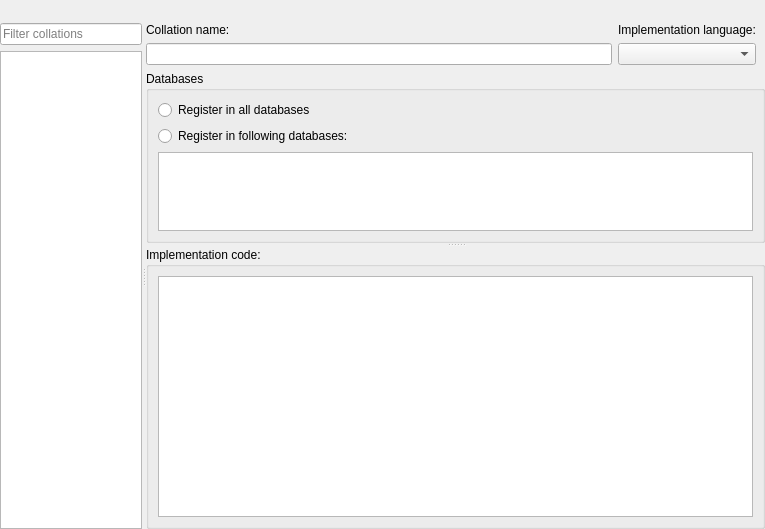
<?xml version="1.0" encoding="UTF-8"?>
<ui version="4.0">
 <class>CollationsEditor</class>
 <widget class="QWidget" name="CollationsEditor">
  <property name="geometry">
   <rect>
    <x>0</x>
    <y>0</y>
    <width>765</width>
    <height>529</height>
   </rect>
  </property>
  <property name="windowTitle">
   <string notr="true">Form</string>
  </property>
  <layout class="QVBoxLayout" name="verticalLayout">
   <property name="leftMargin">
    <number>0</number>
   </property>
   <property name="topMargin">
    <number>0</number>
   </property>
   <property name="rightMargin">
    <number>0</number>
   </property>
   <property name="bottomMargin">
    <number>0</number>
   </property>
   <item>
    <widget class="QToolBar" name="toolbar"/>
   </item>
   <item>
    <widget class="QWidget" name="mainWidgt" native="true">
     <layout class="QHBoxLayout" name="horizontalLayout">
      <property name="leftMargin">
       <number>0</number>
      </property>
      <property name="topMargin">
       <number>0</number>
      </property>
      <property name="rightMargin">
       <number>0</number>
      </property>
      <property name="bottomMargin">
       <number>0</number>
      </property>
      <item>
       <widget class="QSplitter" name="splitter">
        <property name="orientation">
         <enum>Qt::Horizontal</enum>
        </property>
        <widget class="QWidget" name="leftWidget" native="true">
         <property name="sizePolicy">
          <sizepolicy hsizetype="Preferred" vsizetype="Preferred">
           <horstretch>1</horstretch>
           <verstretch>0</verstretch>
          </sizepolicy>
         </property>
         <layout class="QVBoxLayout" name="verticalLayout_2">
          <property name="leftMargin">
           <number>0</number>
          </property>
          <property name="topMargin">
           <number>0</number>
          </property>
          <property name="rightMargin">
           <number>0</number>
          </property>
          <property name="bottomMargin">
           <number>0</number>
          </property>
          <item>
           <widget class="QLineEdit" name="lineEdit">
            <property name="placeholderText">
             <string>Filter collations</string>
            </property>
           </widget>
          </item>
          <item>
           <widget class="QListView" name="collationList"/>
          </item>
         </layout>
        </widget>
        <widget class="QWidget" name="rightWidget" native="true">
         <property name="sizePolicy">
          <sizepolicy hsizetype="Preferred" vsizetype="Preferred">
           <horstretch>4</horstretch>
           <verstretch>0</verstretch>
          </sizepolicy>
         </property>
         <layout class="QGridLayout" name="gridLayout">
          <property name="leftMargin">
           <number>0</number>
          </property>
          <property name="topMargin">
           <number>0</number>
          </property>
          <property name="rightMargin">
           <number>0</number>
          </property>
          <property name="bottomMargin">
           <number>0</number>
          </property>
          <item row="3" column="0" colspan="2">
           <widget class="QWidget" name="rightBottomWidget" native="true">
            <layout class="QVBoxLayout" name="verticalLayout_5">
             <property name="leftMargin">
              <number>0</number>
             </property>
             <property name="topMargin">
              <number>0</number>
             </property>
             <property name="rightMargin">
              <number>0</number>
             </property>
             <property name="bottomMargin">
              <number>0</number>
             </property>
             <item>
              <widget class="QSplitter" name="splitter_2">
               <property name="orientation">
                <enum>Qt::Vertical</enum>
               </property>
               <widget class="QGroupBox" name="databasesGroup">
                <property name="sizePolicy">
                 <sizepolicy hsizetype="Preferred" vsizetype="Preferred">
                  <horstretch>0</horstretch>
                  <verstretch>1</verstretch>
                 </sizepolicy>
                </property>
                <property name="title">
                 <string>Databases</string>
                </property>
                <layout class="QVBoxLayout" name="verticalLayout_3">
                 <item>
                  <widget class="QRadioButton" name="allDatabasesRadio">
                   <property name="text">
                    <string>Register in all databases</string>
                   </property>
                  </widget>
                 </item>
                 <item>
                  <widget class="QRadioButton" name="selectedDatabasesRadio">
                   <property name="text">
                    <string>Register in following databases:</string>
                   </property>
                  </widget>
                 </item>
                 <item>
                  <widget class="QTreeView" name="databaseList">
                   <attribute name="headerVisible">
                    <bool>false</bool>
                   </attribute>
                  </widget>
                 </item>
                </layout>
               </widget>
               <widget class="QGroupBox" name="codeGroup">
                <property name="sizePolicy">
                 <sizepolicy hsizetype="Preferred" vsizetype="Preferred">
                  <horstretch>0</horstretch>
                  <verstretch>2</verstretch>
                 </sizepolicy>
                </property>
                <property name="title">
                 <string>Implementation code:</string>
                </property>
                <layout class="QVBoxLayout" name="verticalLayout_4">
                 <item>
                  <widget class="QPlainTextEdit" name="codeEdit"/>
                 </item>
                </layout>
               </widget>
              </widget>
             </item>
            </layout>
           </widget>
          </item>
          <item row="0" column="0" colspan="2">
           <widget class="QWidget" name="widget" native="true">
            <layout class="QGridLayout" name="gridLayout_2">
             <property name="leftMargin">
              <number>0</number>
             </property>
             <property name="topMargin">
              <number>0</number>
             </property>
             <property name="bottomMargin">
              <number>0</number>
             </property>
             <item row="0" column="0">
              <widget class="QLabel" name="nameLabel">
               <property name="text">
                <string>Collation name:</string>
               </property>
              </widget>
             </item>
             <item row="1" column="0">
              <widget class="QLineEdit" name="nameEdit"/>
             </item>
             <item row="0" column="1">
              <widget class="QLabel" name="langLabel">
               <property name="text">
                <string>Implementation language:</string>
               </property>
              </widget>
             </item>
             <item row="1" column="1">
              <widget class="QComboBox" name="langCombo"/>
             </item>
            </layout>
           </widget>
          </item>
         </layout>
        </widget>
       </widget>
      </item>
     </layout>
    </widget>
   </item>
  </layout>
 </widget>
 <resources/>
 <connections/>
</ui>
